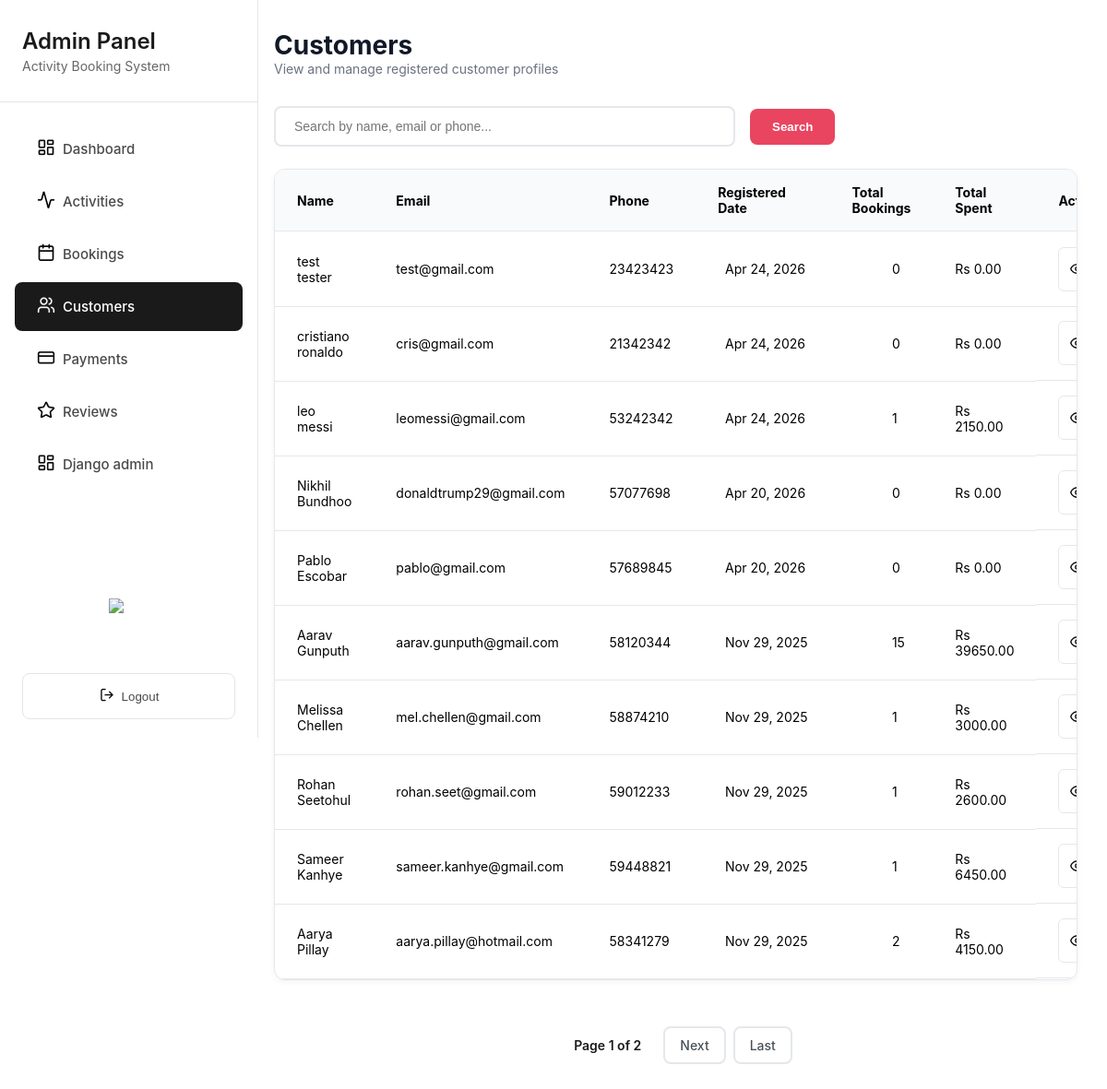
Page /grandblue/admin/customers/ (signed in) on the earlier database version.
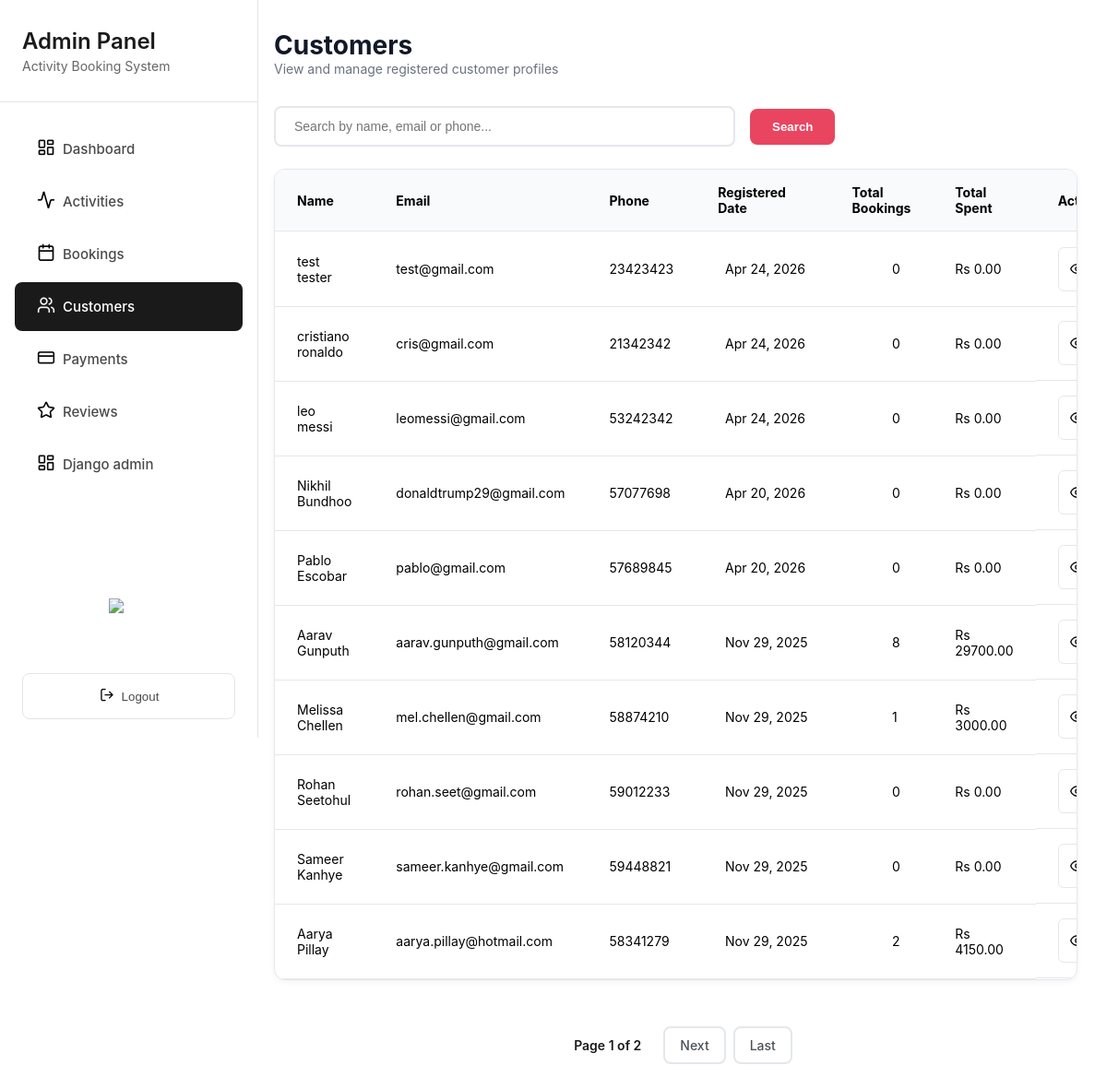
Same page on the later database version.
### merger/models.py (models this page shows, shortened)
class User(AbstractUser):
    email = models.EmailField(blank=True, unique=True)
    date_joined = models.DateTimeField(default=timezone.now)
    phone = models.CharField(max_length=20, blank=True)
    total_bookings = models.PositiveIntegerField(default=0)
    total_spent = models.DecimalField(max_digits=10, decimal_places=2, default=0.00)
    USERNAME_FIELD = 'email'
    REQUIRED_FIELDS = []
    class Meta:
        ordering = ['email']

### merger/shared_views.py (the view, shortened to what this page needs)
# urls.py: path('admin/customers/', CustomersPageView.as_view(), name='customers_page'),
class CustomersPageView(LoginRequiredMixin, StaffRequiredMixin, ListView):
    model = User
    template_name = 'admin_customers_page.html'
    context_object_name = 'customers'
    paginate_by = 10
    def get_queryset(self):
        queryset = User.objects.filter(is_staff=False, is_superuser=False).order_by('-date_joined')
        search = self.request.GET.get('search')
        return queryset
    def get_context_data(self, **kwargs):
        context = super().get_context_data(**kwargs)
        context['active_class'] = 'customers'
        context['current_search'] = self.request.GET.get('search', '')
        return context

### merger/shared_views.py (called while the page is built)
    def test_func(self):
        return self.request.user.is_staff

### merger/templates/admin_customers_page.html (shortened to what this page needs)
{% extends 'admin_sidebar.html' %}
{% load static %}
{% block extra_css %}
<link rel="stylesheet" href="{% static 'css/admin_customers_page.css' %}">
{% endblock %}
{% block content %}
<header class="page-header">
  <h1 class="page-title">Customers</h1>
  <p class="page-subtitle">View and manage registered customer profiles</p>
</header>
<form method="get" action="" id="filterForm" onsubmit="return true;">
<div class="filter-bar">
  <div class="search-box">
    <input type="text" name="search" id="searchInput" placeholder="Search by name, email or phone..." value="{{ current_search }}">
  </div>
  <button type="submit" class="filter-submit-btn">Search</button>
</div>
</form>
<div class="table-container">
  <table>
    <thead>
      <tr>
        <th>Name</th><th>Email</th><th>Phone</th>
        <th>Registered Date</th><th>Total Bookings</th><th>Total Spent</th><th>Actions</th>
      </tr>
    </thead>
    <tbody>
      {% for customer in customers %}
      <tr style="--i: {{ forloop.counter }};">
        <td>{{ customer.first_name }} {{ customer.last_name }}</td>
        <td>{{ customer.email }}</td>
        <td>{{ customer.phone }}</td>
        <td style="white-space: pre;">  {{ customer.date_joined|date:"M d, Y" }}</td>
        <td><span class="stat-badge" style="white-space: pre;">           {{ customer.total_bookings }}</span></td>
        <td>Rs {{ customer.total_spent }}</td>
        <td class="action-cell">
          <button class="view-btn"
            data-id="{{ customer.id }}"
            data-email="{{ customer.email }}"
            data-phone="{{ customer.phone }}"
            data-bookings="{{ customer.total_bookings }}"
            data-spent="{{ customer.total_spent }}"
            data-registered="{{ customer.date_joined|date:'Y-m-d\\TH:i:s' }}">
            <img src="{% static 'images/eye_icon.png' %}" alt="View Profile" class="eye-icon">
          </button>
        </td>
      </tr>
      {% empty %}
      <tr>
        <td colspan="7" style="text-align:center;">No customers found.</td>
      </tr>
      {% endfor %}
    </tbody>
  </table>
</div>
{% if is_paginated %}
<div class="pagination">
  <span class="page-current">
    Page {{ page_obj.number }} of {{ page_obj.paginator.num_pages }}
  </span>
  {% if page_obj.has_next %}
    <a href="?page={{ page_obj.next_page_number }}{% if current_search %}&search={{ current_search }}{% endif %}" class="page-link">Next</a>
    <a href="?page={{ page_obj.paginator.num_pages }}{% if current_search %}&search={{ current_search }}{% endif %}" class="page-link">Last</a>
  {% endif %}
</div>
{% endif %}
{% endblock %}

### merger/templates/admin_sidebar.html (shortened to what this page needs)
{% load static %}
<!DOCTYPE html>
<html lang="en">
<head>
  <link rel="stylesheet" href="{% static 'css/logout.css' %}">
  <link rel="stylesheet" href="{% static 'css/dark_mode.css' %}">
  {% block css %}
  <link rel="stylesheet" href="{% static 'css/admin_sidebar.css' %}">
  {% endblock css %}
  {% block extra_css %}{% endblock %}
</head>
<body>
  <aside class="sidebar" id="sidebar">
    <div class="sidebar-header">
      <h1>Admin Panel</h1>
      <p>Activity Booking System</p>
    </div>
    <nav class="nav-menu">
      <a href="{% url 'dashboard' %}" class="nav-item {% if active_class == 'dashboard' %} active {% endif %}">
        <span class="nav-icon">
          <img src="{% static 'images/dashboard.png' %}" alt="" class="icon-dark">
        </span>
        &nbsp;&nbsp;Dashboard
      </a>
      <a href="{% url 'activities' %}" class="nav-item {% if active_class == 'activities' %} active {% endif %}">
        <span class="nav-icon">
          <img src="{% static 'images/activity.png' %}" alt="" class="icon-dark">
        </span>
        &nbsp;&nbsp;Activities
      </a>
      <a href="{% url 'bookings' %}" class="nav-item {% if active_class == 'bookings' %} active {% endif %}">
        <span class="nav-icon">
          <img src="{% static 'images/booking.png' %}" alt="" class="icon-dark">
        </span>
        &nbsp;&nbsp;Bookings
      </a>
      <a href="{% url 'customers_page' %}" class="nav-item {% if active_class == 'customers' %} active {% endif %}">
        <span class="nav-icon">
          <img src="{% static 'images/customer_white.png' %}" alt="" class="icon-white">
        </span>
        &nbsp;&nbsp;Customers
      </a>
      <a href="{% url 'payments' %}" class="nav-item {% if active_class == 'payments' %} active {% endif %}">
        <span class="nav-icon">
          <img src="{% static 'images/payment.png' %}" alt="" class="icon-dark">
        </span>
        &nbsp;&nbsp;Payments
      </a>
      <a href="{% url 'reviews' %}" class="nav-item {% if active_class == 'reviews' %} active {% endif %}">
        <span class="nav-icon">
          <img src="{% static 'images/review.png' %}" alt="" class="icon-dark">
        </span>
        &nbsp;&nbsp;Reviews
      </a>
      <a href="javascript:void(0)" class="nav-item" id="djangoAdminBtn" data-admin-url="/admin/">
        <span class="nav-icon">
          <img src="{% static 'images/dashboard.png' %}" alt="" class="icon-dark">
        </span>
        &nbsp;&nbsp;Django admin
      </a>
    </nav>
    <div style="display: flex; justify-content: center; align-items: center; width: 100%;">
      <button id="darkModeToggle" class="dark-mode-toggle">
        <span id="darkModeIcon">
          <img id="icon-moon" src="{% static 'images/darkmoondarkmode.png' %}" alt="Dark Mode" width="24" height="24">
        </span>
      </button>
    </div>
    <button class="logout-btn">
      <span class="logout-icon">
        <img src="{% static 'images/exit.png' %}" alt="Logout Icon">
      </span>
      Logout
    </button>
  </aside>
  <main class="main-content">
    {% block content %}{% endblock %}
  </main>
</body>
</html>

### merger/static/css/logout.css (style rules this page uses)
.logout-btn { margin: 20px 24px; padding: 14px 20px; background-color: transparent; border: 1px solid #e5e5e5; border-radius: 8px; color: #4a4a4a; cursor: pointer; font-weight: 500; display: flex; align-items: center; justify-content: center; gap: 8px; transition: 0.2s ease; }

### merger/static/css/dark_mode.css (style rules this page uses)
:root { --bg-primary: #ffffff; --bg-secondary: #f8f9fa; --bg-tertiary: #e9ecef; --text-primary: #000000; --text-secondary: #333333; --text-muted: #666666; --border-color: #dee2e6; --card-bg: #ffffff; --input-bg: #ffffff; --shadow-color: rgba(0, 0, 0, 0.1); }
#darkModeToggle { background: none; border: 1px solid white; color: white; font-size: 20px; cursor: pointer; padding: 5px 10px; border-radius: 50%; transition: all 0.3s ease; display: flex; align-items: center; justify-content: center; width: 40px; height: 40px; margin-right: 10px; }

### merger/static/css/admin_sidebar.css (style rules this page uses)
* { margin: 0; padding: 0; box-sizing: border-box; }
body { font-family: -apple-system, BlinkMacSystemFont, 'Segoe UI', Roboto, Oxygen, Ubuntu, Cantarell, sans-serif; background-color: #f5f5f5; display: flex; min-height: 100vh; }
.sidebar { width: 280px; background-color: #ffffff; border-right: 1px solid #e5e5e5; display: flex; flex-direction: column; position: fixed; height: 100vh; left: 0; top: 0; transition: transform 0.3s ease; }
.sidebar-header { padding: 30px 24px; border-bottom: 1px solid #e5e5e5; }
.sidebar-header h1 { font-size: 24px; font-weight: 600; color: #1a1a1a; margin-bottom: 4px; }
.sidebar-header p { font-size: 14px; color: #666; }
.nav-menu { flex: 1; padding: 20px 0; }
.nav-item { display: flex; align-items: center; padding: 14px 24px; margin: 4px 16px; border-radius: 8px; color: #4a4a4a; text-decoration: none; font-size: 15px; font-weight: 500; transition: all 0.2s ease; cursor: pointer; }
.nav-item.active { background-color: #1a1a1a; color: #ffffff; }
.nav-item .icon-white { display: none; }
.nav-item .icon-dark { display: inline-block; }
.nav-item.active .icon-white { display: inline-block; }
.main-content { flex: 1; margin-left: 280px; transition: margin-left 0.3s ease; }
.dark-mode-toggle { background: none; border: 1px solid #4a4a4a; color: #4a4a4a; font-size: 20px; cursor: pointer; padding: 10px; border-radius: 8px; transition: all 0.3s ease; display: flex; align-items: center; justify-content: center; width: calc(100% - 32px); margin: 10px 16px; }

Differences in the rows shown:
changed User "leo": total_bookings "1" → "0"; total_spent "2150.00" → "0.00"
changed User "Aarav": total_bookings "15" → "8"; total_spent "39650.00" → "29700.00"
changed User "Rohan": total_bookings "1" → "0"; total_spent "2600.00" → "0.00"
changed User "Sameer": total_bookings "1" → "0"; total_spent "6450.00" → "0.00"
